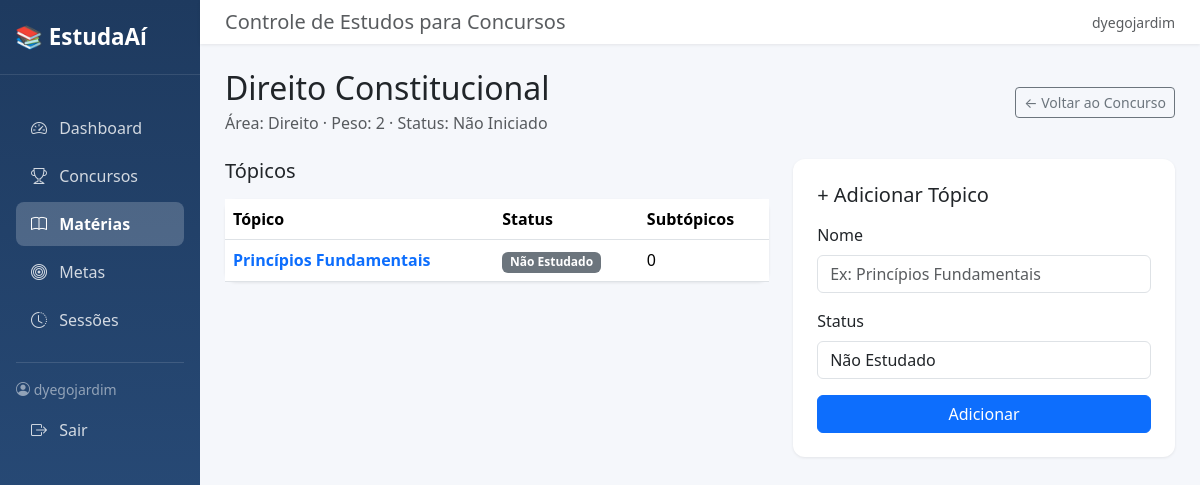
The app's page /materias/3/ (signed in) with its own data.
### core/models.py (models this page shows, shortened)
class Materia(models.Model):
    STATUS_CHOICES = [
        ('nao_iniciado', 'Não Iniciado'),
        ('em_andamento', 'Em Andamento'),
        ('revisado', 'Revisado'),
        ('dominado', 'Dominado'),
    ]
    nome = models.CharField('Nome', max_length=200)
    area = models.CharField('Área', max_length=100, blank=True)
    peso = models.IntegerField('Peso', default=1, help_text='Importância da matéria (1-10)')
    status = models.CharField('Status', max_length=20, choices=STATUS_CHOICES, default='nao_iniciado')
    concurso = models.ForeignKey(Concurso, on_delete=models.SET_NULL, null=True, blank=True)
    usuario = models.ForeignKey(User, on_delete=models.CASCADE)
    class Meta:
        verbose_name = 'Matéria'
        verbose_name_plural = 'Matérias'
        ordering = ['nome']

class Topico(models.Model):
    STATUS_CHOICES = [
        ('nao_estudado', 'Não Estudado'),
        ('em_andamento', 'Em Andamento'),
        ('revisado', 'Revisado'),
        ('dominado', 'Dominado'),
    ]
    nome = models.CharField('Nome', max_length=300)
    status = models.CharField('Status', max_length=20, choices=STATUS_CHOICES, default='nao_estudado')
    materia = models.ForeignKey(Materia, on_delete=models.CASCADE, related_name='topicos')
    ultima_revisao = models.DateField('Última Revisão', null=True, blank=True)
    proxima_revisao = models.DateField('Próxima Revisão', null=True, blank=True)
    class Meta:
        verbose_name = 'Tópico'
        verbose_name_plural = 'Tópicos'
        ordering = ['nome']

### core/views.py (the view)
# urls.py: path('materias/<int:pk>/', views.detalhe_materia, name='detalhe_materia'),
@login_required
def detalhe_materia(request, pk):
    materia = get_object_or_404(Materia, pk=pk, usuario=request.user)
    topicos = Topico.objects.filter(materia=materia)
    if request.method == 'POST':
        form = TopicoForm(request.POST)
        if form.is_valid():
            topico = form.save(commit=False)
            topico.materia = materia
            topico.save()
            return redirect('core:detalhe_materia', pk=materia.pk)
    else:
        form = TopicoForm()
    return render(request, 'core/materia_detail.html', {
        'materia': materia,
        'topicos': topicos,
        'form': form,
    })

### core/forms.py
class TopicoForm(forms.ModelForm):
    class Meta:
        model = Topico
        fields = ['nome', 'status']
        widgets = {
            'nome': forms.TextInput(attrs={'class': 'form-control', 'placeholder': 'Ex: Princípios Fundamentais'}),
            'status': forms.Select(attrs={'class': 'form-control'}),
        }

### templates/core/materia_detail.html (shortened to what this page needs)
{% extends 'core/base.html' %}
{% block nav_materias %}active{% endblock %}
{% block content %}
<div class="d-flex justify-content-between align-items-center mb-4">
    <div>
        <h2 class="mb-1">{{ materia.nome }}</h2>
        <span class="text-muted">
            {% if materia.area %}Área: {{ materia.area }} · {% endif %}
            Peso: {{ materia.peso }} ·
            Status: {{ materia.get_status_display }}
        </span>
    </div>
    {% if materia.concurso %}
    <a href="{% url 'core:detalhe_concurso' materia.concurso.pk %}" class="btn btn-outline-secondary btn-sm">← Voltar ao Concurso</a>
    {% endif %}
</div>
<div class="row">
    <div class="col-md-7">
        <h5 class="mb-3">Tópicos</h5>
        {% if topicos %}
        <div class="card card-stat">
            <div class="card-body p-0">
                <table class="table table-hover mb-0">
                    <thead>
                        <tr>
                            <th>Tópico</th>
                            <th>Status</th>
                            <th>Subtópicos</th>
                        </tr>
                    </thead>
                    <tbody>
                        {% for topico in topicos %}
                        <tr>
                            <td><a href="{% url 'core:detalhe_topico' topico.pk %}" class="text-decoration-none fw-semibold">{{ topico.nome }}</a></td>
                            <td>
                                {% if topico.status == 'dominado' %}<span class="badge bg-success">Dominado</span>
                                {% elif topico.status == 'revisado' %}<span class="badge bg-info">Revisado</span>
                                {% elif topico.status == 'em_andamento' %}<span class="badge bg-warning">Em Andamento</span>
                                {% else %}<span class="badge bg-secondary">Não Estudado</span>{% endif %}
                            </td>
                            <td>{{ topico.subtopicos.count }}</td>
                        </tr>
                        {% endfor %}
                    </tbody>
                </table>
            </div>
        </div>
        {% else %}
        <div class="card card-stat p-4 text-center text-muted">
            Nenhum tópico cadastrado ainda.
        </div>
        {% endif %}
    </div>
    <div class="col-md-5">
        <div class="card card-stat p-4">
            <h5 class="mb-3">+ Adicionar Tópico</h5>
            <form method="post">
                {% for field in form %}
                <div class="mb-3">
                    <label class="form-label">{{ field.label }}</label>
                    {{ field }}
                </div>
                {% endfor %}
                <button type="submit" class="btn btn-primary w-100">Adicionar</button>
            </form>
        </div>
    </div>
</div>
{% endblock %}

### templates/core/base.html (shortened to what this page needs)
<!DOCTYPE html>
<html lang="pt-br">
<head>
    <link href="https://cdn.jsdelivr.net/npm/bootstrap@5.3.2/dist/css/bootstrap.min.css" rel="stylesheet">
    <link href="https://cdn.jsdelivr.net/npm/bootstrap-icons@1.11.1/font/bootstrap-icons.css" rel="stylesheet">
</head>
<body>
<div class="container-fluid">
    <div class="row">
        <div class="col-md-3 col-lg-2 sidebar p-0">
            <div class="sidebar-brand">
                📚 EstudaAí
            </div>
            <div class="p-3">
                <ul class="nav flex-column">
                    <li class="nav-item">
                        <a href="{% url 'core:dashboard' %}" class="nav-link {% block nav_dashboard %}{% endblock %}">
                            <i class="bi bi-speedometer2"></i> Dashboard
                        </a>
                    </li>
                    <li class="nav-item">
                        <a href="{% url 'core:lista_concursos' %}" class="nav-link {% block nav_concursos %}{% endblock %}">
                            <i class="bi bi-trophy"></i> Concursos
                        </a>
                    </li>
                    <li class="nav-item">
                        <a href="{% url 'core:lista_materias' %}" class="nav-link {% block nav_materias %}{% endblock %}">
                            <i class="bi bi-book"></i> Matérias
                        </a>
                    </li>
                    <li class="nav-item">
                        <a href="{% url 'core:lista_metas' %}" class="nav-link {% block nav_metas %}{% endblock %}">
                            <i class="bi bi-bullseye"></i> Metas
                        </a>
                    </li>
                    <li class="nav-item">
                        <a href="{% url 'core:lista_sessoes' %}" class="nav-link {% block nav_sessoes %}{% endblock %}">
                            <i class="bi bi-clock-history"></i> Sessões
                        </a>
                    </li>
                </ul>
                <hr class="text-white-50 my-3">
                <div class="text-white-50 small mb-2">
                    <i class="bi bi-person-circle"></i>
                    {{ user.username }}
                </div>
                                <a href="{% url 'core:logout' %}" class="nav-link">
                    <i class="bi bi-box-arrow-right"></i> Sair
                </a>
            </div>
        </div>
        <div class="col-md-9 col-lg-10 p-0">
            <nav class="navbar-top d-flex justify-content-between align-items-center">
                <h5 class="mb-0 text-muted">Controle de Estudos para Concursos</h5>
                <span class="text-muted small">{{ user.username }}</span>
            </nav>
            <div class="main-content">
                {% block content %}
                {% endblock %}
            </div>
        </div>
    </div>
</div>
</body>
</html>

### templates/core/base.html (style rules this page uses)
body { background-color: #f5f7fb; }
.sidebar { background: linear-gradient(180deg, #1e3a5f 0%, #2c5282 100%); min-height: 100vh; color: white; }
.sidebar .nav-link { color: rgba(255, 255, 255, 0.8); border-radius: 8px; margin-bottom: 4px; padding: 10px 15px; transition: all 0.2s; }
.sidebar .nav-link.active { color: white; background-color: rgba(255, 255, 255, 0.2); font-weight: 600; }
.sidebar .nav-link i { margin-right: 8px; width: 20px; text-align: center; }
.sidebar-brand { padding: 20px 15px; font-size: 1.4rem; font-weight: 700; color: white; border-bottom: 1px solid rgba(255, 255, 255, 0.1); margin-bottom: 15px; }
.card-stat { border: none; border-radius: 12px; box-shadow: 0 1px 3px rgba(0, 0, 0, 0.08); }
.main-content { padding: 25px; }
.navbar-top { background: white; box-shadow: 0 1px 3px rgba(0, 0, 0, 0.08); padding: 10px 25px; }

### records on screen
Materia: nome "Direito Constitucional", area "Direito", peso "2", status "Não Iniciado"
Topico: nome "Princípios Fundamentais", status "Não Estudado", subtopicos.count "0"

### other values on screen
{{ user.username }} "dyegojardim"
{{ field.label }} "Nome" "Status"
